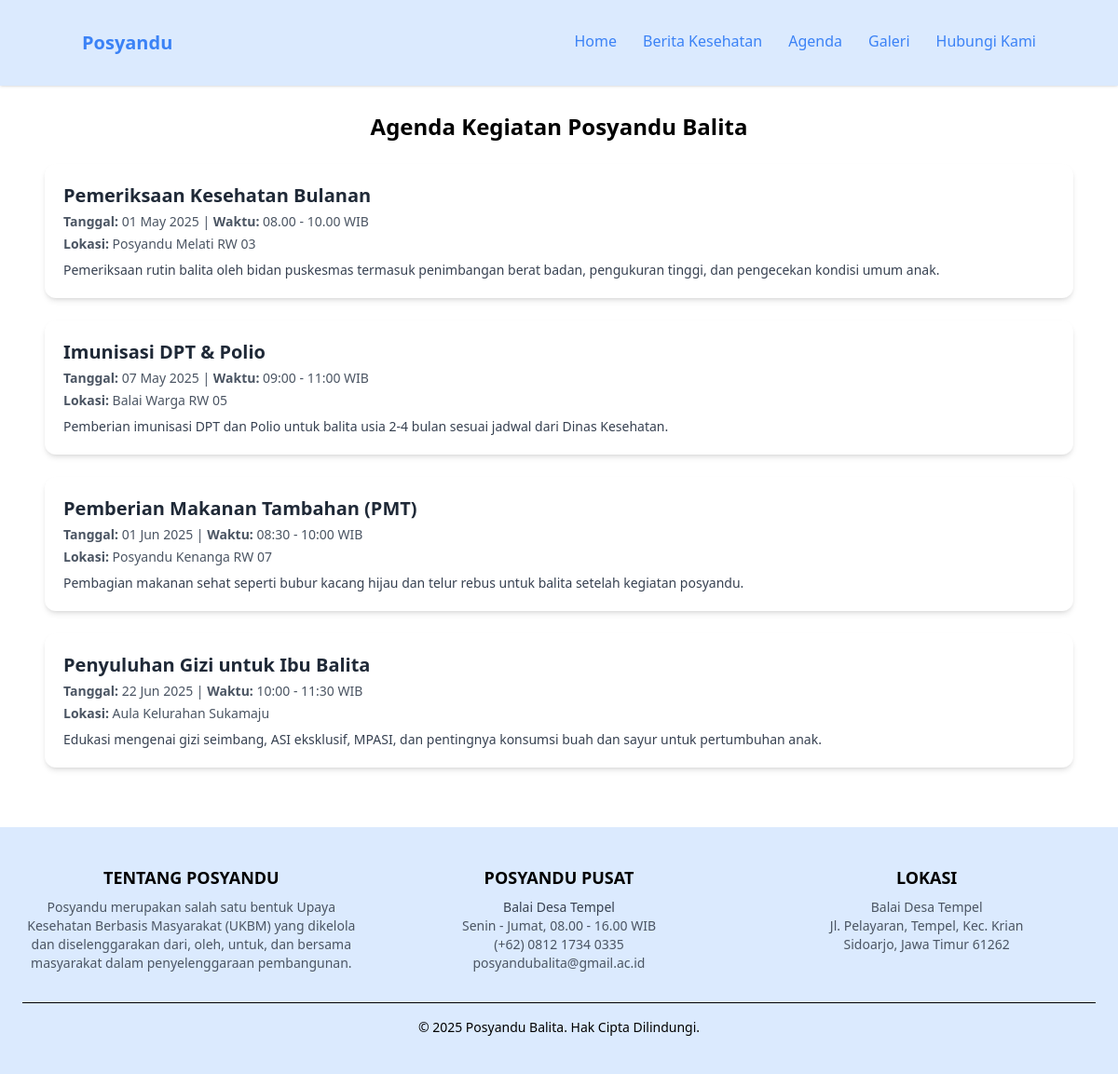
Screenshot of /agenda.php with the database file from the repository.
### tables this page shows
CREATE TABLE `agenda_balita` (
  `id` int(11) NOT NULL,
  `judul` varchar(255) NOT NULL,
  `tanggal` date NOT NULL,
  `waktu` varchar(100) NOT NULL,
  `lokasi` varchar(255) NOT NULL,
  `deskripsi` text NOT NULL
);

### agenda.php (the view)
<?php include 'header.php'; ?>
<?php include 'koneksi.php'; ?>
<div class="p-6 max-w-6xl mx-auto">
  <h1 class="text-2xl font-bold mb-6 text-center">Agenda Kegiatan Posyandu Balita</h1>
  <?php
    $query = mysqli_query($conn, "SELECT * FROM agenda_balita ORDER BY tanggal ASC");
  ?>
  <div class="space-y-6">
    <?php while($agenda = mysqli_fetch_assoc($query)): ?>
      <div class="bg-white rounded-xl shadow-md p-5 hover:shadow-lg transition">
        <h2 class="text-xl font-semibold text-gray-800 mb-1"><?= htmlspecialchars($agenda['judul']) ?></h2>
        <p class="text-sm text-gray-600 mb-1">
          <strong>Tanggal:</strong> <?= date("d M Y", strtotime($agenda['tanggal'])) ?> |
          <strong>Waktu:</strong> <?= htmlspecialchars($agenda['waktu']) ?>
        </p>
        <p class="text-sm text-gray-600 mb-1">
          <strong>Lokasi:</strong> <?= htmlspecialchars($agenda['lokasi']) ?>
        </p>
        <p class="text-sm text-gray-700 mt-2"><?= nl2br(htmlspecialchars($agenda['deskripsi'])) ?></p>
      </div>
    <?php endwhile; ?>
  </div>
</div>
<?php include 'footer.php'; ?>

### header.php (shortened to what this page needs)
<!DOCTYPE html>
<html lang="id">
<head>
  <script src="https://cdn.tailwindcss.com"></script>
</head>
<body class="bg-white text-grey-900">
  <header class="fixed top-0 left-0 w-full z-50 shadow bg-blue-100 text-blue-500 p-8">
    <nav class="container mx-auto flex justify-between">
      <span class="font-extrabold text-xl text-grey">Posyandu</span>
      <ul class="flex gap-4 space-x-3 font-medium">
        <li><a href="index.php" class="hover:text-black">Home</a></li>
        <li><a href="berita.php" class="hover:text-black">Berita Kesehatan</a></li>
        <li><a href="agenda.php" class="hover:text-black">Agenda</a></li>
        <li><a href="galeri.php" class="hover:text-black">Galeri</a></li>
        <li><a href="kontak.php" class="hover:text-black">Hubungi Kami</a></li>
      </ul>
    </nav>
  </header>
<main class="pt-24">

### footer.php
<footer class="bg-blue-100 text-gray-700 py-10 mt-10">
  <div class="max-w-7xl mx-auto px-6 text-center space-y-8">
    <div class="grid grid-cols-1 md:grid-cols-3 gap-8 text-center">
      <div>
        <h3 class="text-lg font-bold text-black mb-2">TENTANG POSYANDU</h3>
        <p class="text-sm text-gray-600">
          Posyandu merupakan salah satu bentuk Upaya Kesehatan Berbasis Masyarakat (UKBM) yang dikelola dan diselenggarakan dari, oleh, untuk, dan bersama masyarakat dalam penyelenggaraan pembangunan.
        </p>
      </div>
      <div>
        <h3 class="text-lg font-bold text-black mb-2">POSYANDU PUSAT</h3>
        <p class="text-sm">Balai Desa Tempel</p>
        <p class="text-sm text-gray-600">Senin - Jumat, 08.00 - 16.00 WIB</p>
        <p class="text-sm text-gray-600">(+62) 0812 1734 0335</p>
        <p class="text-sm text-gray-600">posyandubalita@gmail.ac.id</p>
      </div>
      <div>
        <h3 class="text-lg font-bold text-black mb-2">LOKASI</h3>
        <p class="text-sm text-gray-600">Balai Desa Tempel</p>
        <p class="text-sm text-gray-600">Jl. Pelayaran, Tempel, Kec. Krian</p>
        <p class="text-sm text-gray-600">Sidoarjo, Jawa Timur 61262</p>
      </div>
    </div>
    <div class="text-center text-sm text-black pt-4 border-t border-black">
      &copy; 2025 Posyandu Balita. Hak Cipta Dilindungi.
    </div>
  </div>
</footer>

### rows the page displays
agenda_balita: judul "Pemeriksaan Kesehatan Bulanan", tanggal "01 May 2025", waktu "08.00 - 10.00 WIB", lokasi "Posyandu Melati RW 03", deskripsi "Pemeriksaan rutin balita oleh bidan puskesmas termasuk penimbangan berat badan, pengukuran tinggi, dan pengecekan kondisi umum anak."
agenda_balita: judul "Imunisasi DPT & Polio", tanggal "07 May 2025", waktu "09:00 - 11:00 WIB", lokasi "Balai Warga RW 05", deskripsi "Pemberian imunisasi DPT dan Polio untuk balita usia 2-4 bulan sesuai jadwal dari Dinas Kesehatan."
agenda_balita: judul "Pemberian Makanan Tambahan (PMT)", tanggal "01 Jun 2025", waktu "08:30 - 10:00 WIB", lokasi "Posyandu Kenanga RW 07", deskripsi "Pembagian makanan sehat seperti bubur kacang hijau dan telur rebus untuk balita setelah kegiatan posyandu."
agenda_balita: judul "Penyuluhan Gizi untuk Ibu Balita", tanggal "22 Jun 2025", waktu "10:00 - 11:30 WIB", lokasi "Aula Kelurahan Sukamaju", deskripsi "Edukasi mengenai gizi seimbang, ASI eksklusif, MPASI, dan pentingnya konsumsi buah dan sayur untuk pertumbuhan anak."
